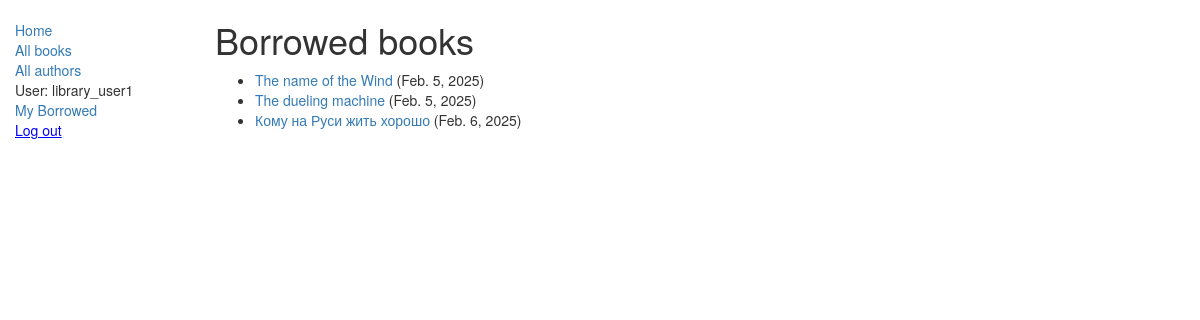
/catalog/mybooks/ (signed in), run on the app's committed database.
### catalog/models.py (models this page shows, shortened)
class BookInstance(models.Model):
    id = models.UUIDField(primary_key=True, default=uuid.uuid4,
                          help_text='Generate unique ID for this partcular\
                            book across whole library')
    book = models.ForeignKey(Book, on_delete=models.SET_NULL, null=True)
    imprint = models.CharField(max_length=200, help_text="version info")
    due_back = models.DateField(null=True, blank=True)
    borrower = models.ForeignKey(User, on_delete=models.SET_NULL, null=True, blank=True)
    LOAN_STATUS = (
        ('m', 'Maintenance'),
        ('o', 'On loan'),
        ('a', 'Available'),
        ('r', 'Reserved'),
    )
    status = models.CharField(max_length=1, choices=LOAN_STATUS, blank=True,
                              default='m', help_text='Book availability')
    class Meta:
        ordering = ['due_back']
        permissions = (('can_view_all_book_instance_on_loan', 'view_all_borrowed_books'),)
    def is_overdue(self):
        return self.due_back and self.due_back < date.today()

class Book(models.Model):
    title = models.CharField(max_length=200)
    summary = models.TextField(max_length=1000,
                               help_text='Enter a short decription of the book')
    isbn = models.CharField(verbose_name='ISBN', max_length=13,
                            help_text='13 character: <a href=\
                                "https://www.isbn-international.org/content/what-isbn">\
                                    ISBN Number</a>')
    genre = models.ManyToManyField(to=Genre, help_text='Select a genre for this boook')
    author = models.ForeignKey('Author', on_delete=models.SET_NULL, null=True)
    def get_absolute_url(self):
        return reverse('book_detail', args=[str(self.id)])

### catalog/views.py (the view)
# urls.py: path('mybooks/', views.LoanedBooksByUserListView.as_view(), name='my-borrowed'),
class LoanedBooksByUserListView(LoginRequiredMixin, generic.ListView):
    model = BookInstance
    template_name = 'catalog/bookinstance_list_borrowed_user.html'
    paginate_by = 10
    def get_queryset(self):
        return BookInstance.objects.filter(borrower=self.request.user).filter(status__exact='o').order_by('due_back')

### catalog/templates/catalog/bookinstance_list_borrowed_user.html
{% extends "base_generic.html" %}
{% block content %}
    <h1>Borrowed books</h1>
    {% if bookinstance_list %}
    <ul>
      {% for bookinst in bookinstance_list %}
          <li class="{% if bookinst.is_overdue %}text-danger{% endif %}">
            <a href="{{ bookinst.book.get_absolute_url }}">{{bookinst.book.title}}</a> ({{ bookinst.due_back }})
          </li>
      {% endfor %}
    </ul>
    {% else %}
      <p>There are no books borrowed.</p>
    {% endif %}
{% endblock %}

### catalog/templates/base_generic.html (shortened to what this page needs)
<!doctype html>
<html lang="en">
  <head>
    <link
      rel="stylesheet"
      href="https://maxcdn.bootstrapcdn.com/bootstrap/3.3.7/css/bootstrap.min.css" />
    {% load static %}
    <link rel="stylesheet" href="{% static 'css/styles.css' %}" />
  </head>
  <body>
    <div class="container-fluid">
      <div class="row">
        <div class="col-sm-2">
          {% block sidebar %}
            <ul class="sidebar-nav">
              <li><a href="{% url 'index' %}">Home</a></li>
              <li><a href="{% url 'books' %}">All books</a></li>
              <li><a href="{% url 'authors' %}">All authors</a></li>
              {% if user.is_authenticated %}
                <li>User: {{ user.get_username }}</li>
                <li><a href="{% url 'my-borrowed' %}">My Borrowed</a></li>
                <form action="{% url 'logout' %}?next={{request.path}}" method="post">
                  <button class="link-button">Log out</button>
                </form>
              {% else %}
                <li><a href="{% url 'login'%}?next={{request.path}}">Login</a></li>
              {% endif %}
            </ul>
          {% endblock %}
        </div>
        <div class="col-sm-10 ">
            {% block content %}{% endblock %}
        </div>
      </div>
    </div>
  </body>
</html>

### catalog/static/css/styles.css (style rules this page uses)
.sidebar-nav { margin-top: 20px; padding: 0; list-style: none; }
.link-button { background: none; border: none; color: blue; cursor: pointer; display: inline; font: inherit; margin: 0; padding: 0; text-decoration: underline; }

### data on the page
BookInstance: book "The name of the Wind", due_back "Feb. 5, 2025"
BookInstance: book "The dueling machine", due_back "Feb. 5, 2025"
BookInstance: book "Кому на Руси жить хорошо", due_back "Feb. 6, 2025"

### other printed values
{{ user.get_username }} "library_user1"
